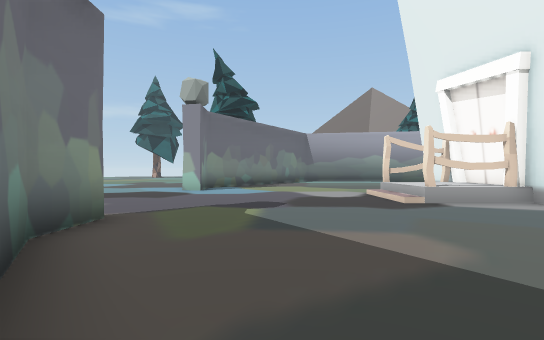
View 1 (above)

21 first-person views from a walk through a 3-D level made in the Unity game engine. The camera is 1.5 m above the floor, looks level and sees 85° across. The floor is counted in squares, 2 m on a side. Each view is taken from the middle of a square. On the plan, view 1 faces up. The plan holds only what a view shows up to about 10 squares ahead; the rest is blank. The place goes on beyond the plan. Some animated figures are not drawn.

View 2
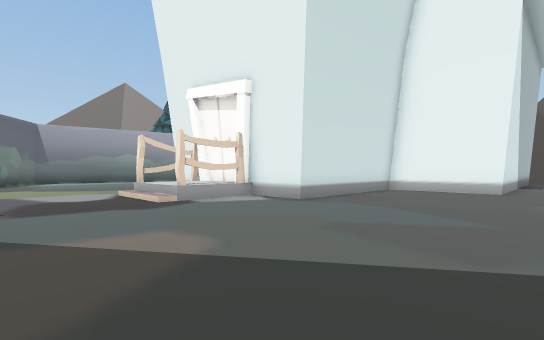

View 3
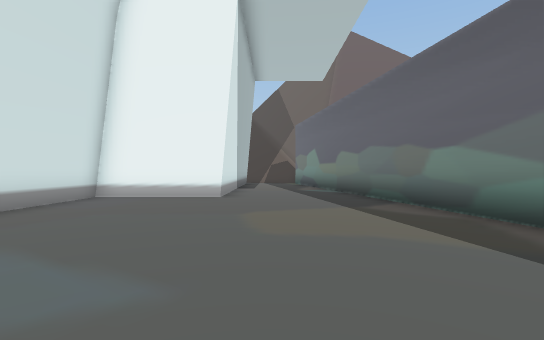

View 4
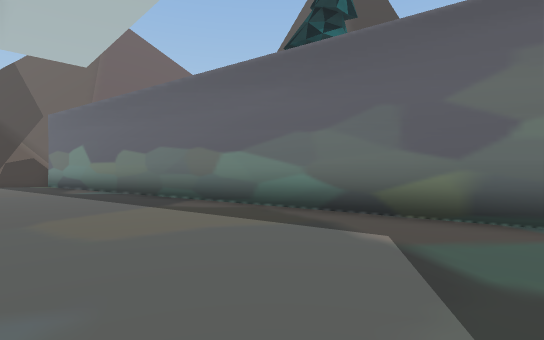

View 5
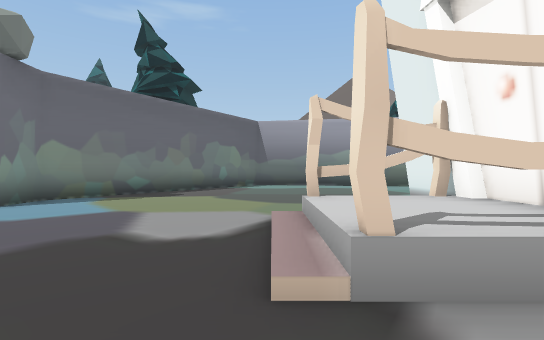

View 6
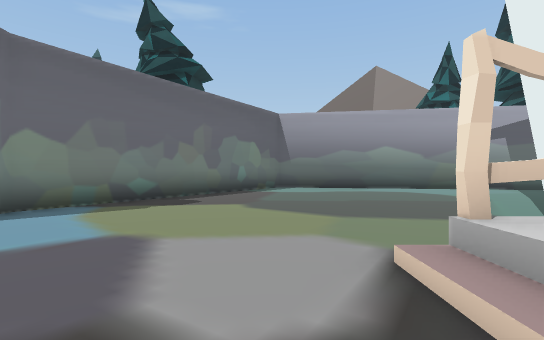

View 7
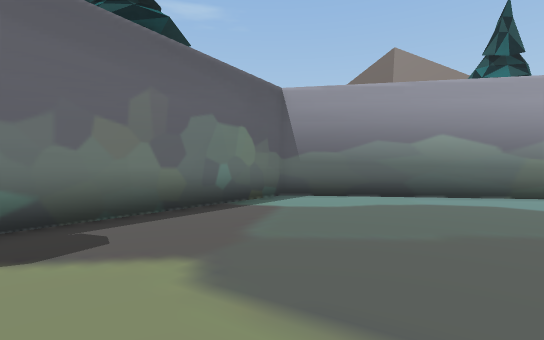

View 8
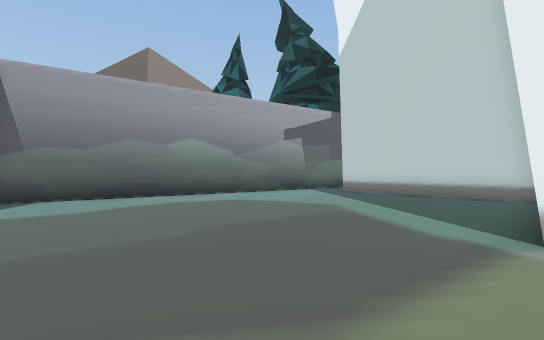

View 9
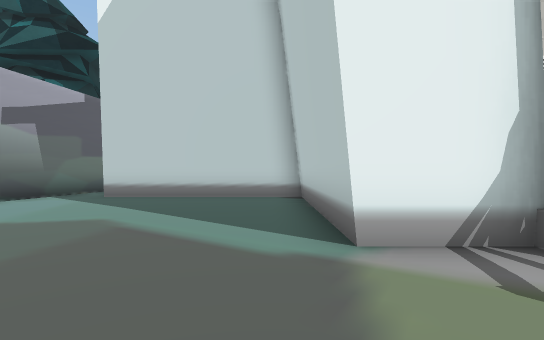

View 10
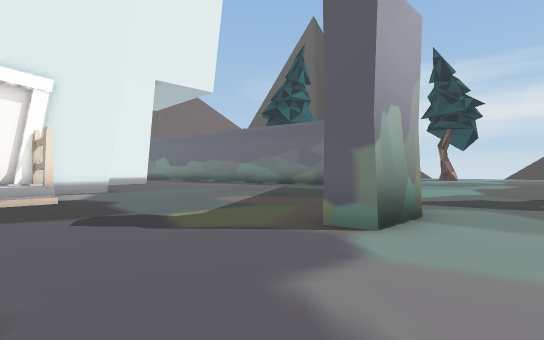

View 11
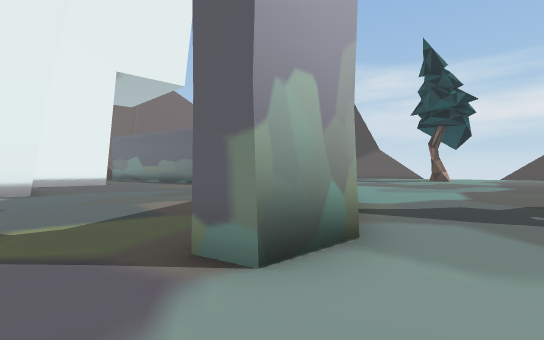

View 12
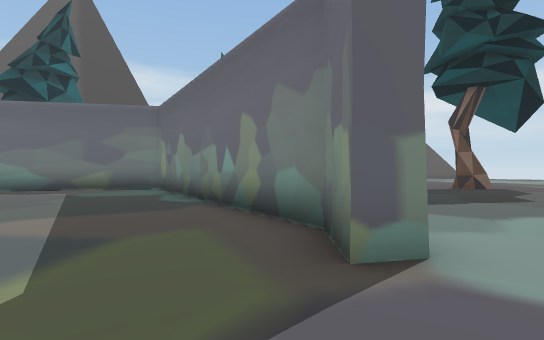

View 13
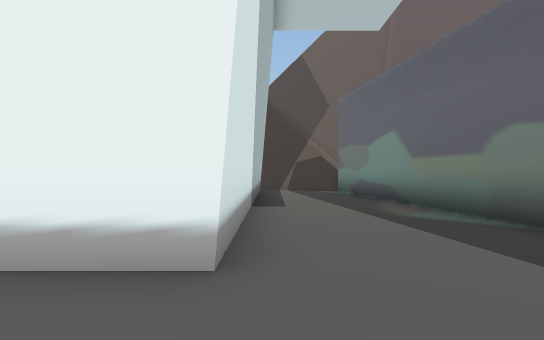

View 14
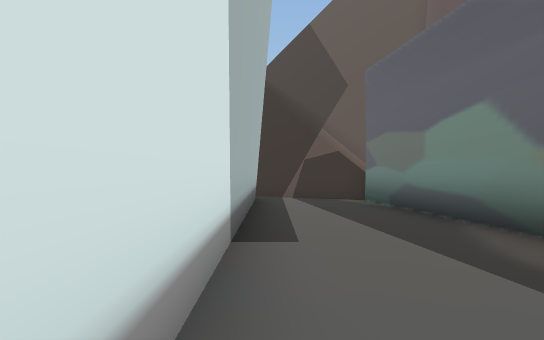

View 15
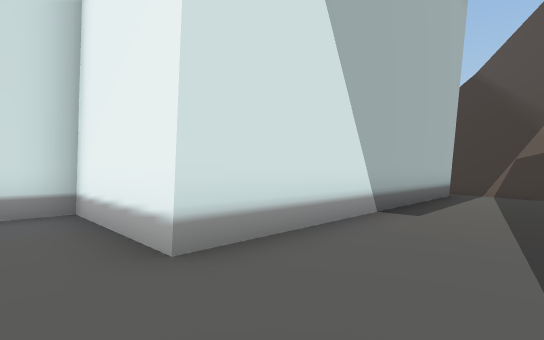

View 16
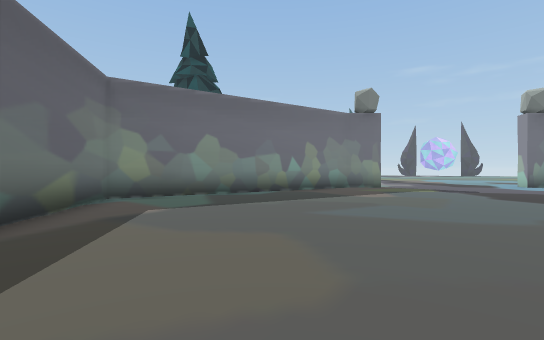

View 17
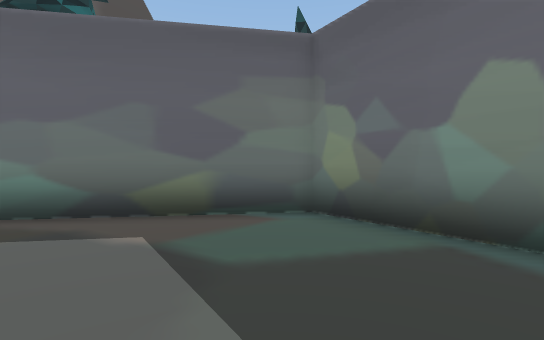

View 18
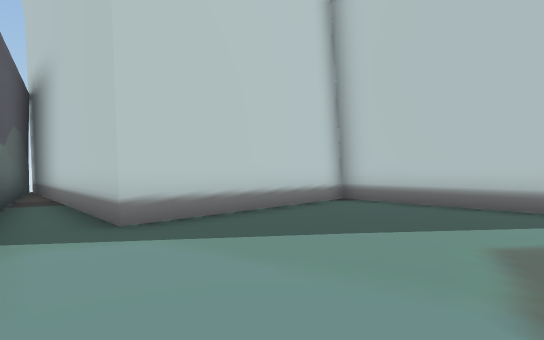

View 19
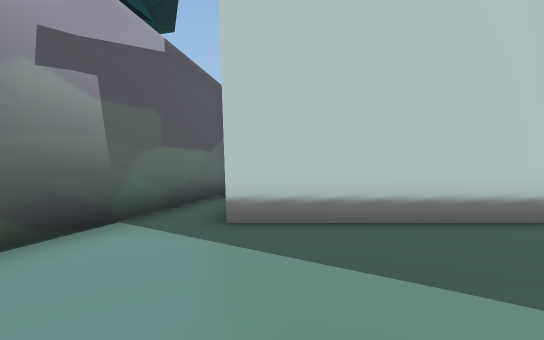

View 20
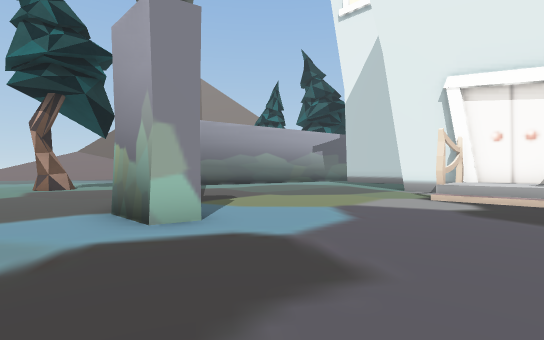

View 21
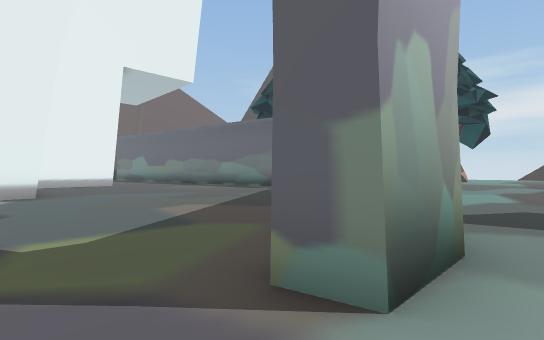

### Floor plan
Points are (right, up) in squares from view 1. A wall is a line through its corners. A room is listed if a view was taken in it or the views show most of it. See-through windows are left out.
Room 1 (views 1, 2, 3, 4, 5, 6, 7, 8, 9, 10, 11, 12, 13, 14, 15, 16, 17, 18, 19, 20, 21)
walls: (5.6, 8.9) (5.6, 9.3) (4.9, 9.3); (5.9, 7.1) (5.9, 9.3); (5.6, 6.7) (5.6, 7.2); (4, 6.8) (5.4, 6.8); (6, 6.7) (3.9, 6.7); (5.9, 9.4) (5.9, 11.2) (11.2, 11.2) (11.2, 16.7) (17, 16.7); (-2.5, 12.3) (-2.5, 10.8) (-3.2, 11) (-3.2, 12.6); (-3.3, 4.5) (-2.6, 4.6) (-2.6, 3.2) (2.3, -4.3) (19.3, -1.3); (19.7, 1.4) (11.2, 1.4) (11.2, 4.8) (5.9, 4.8) (5.9, 7); (18.7, 16.9) (2.3, 19.8) (-2.6, 12.3); (19.8, -1.5) (21, 1.9)
low walls: (19.5, -1.5) (20.7, 1.7)
ways out: opening at (-4.5, 5.5); opening at (-4.5, 15.5); opening at (20, 1)

Positions as (right, up) in squares from view 1, and headings:
1: (0, 0), facing up
2: (0, 0), facing up-right
3: (3, 0), facing right
4: (3, 1), facing down-right
5: (3, 5), facing up
6: (2, 7), facing up
7: (2, 11), facing up
8: (2, 11), facing up-right
9: (3, 12), facing right
10: (-5, 8), facing down-right
11: (-5, 6), facing down-right
12: (-2, 7), facing down
13: (9, 1), facing right
14: (12, 1), facing right
15: (10, -1), facing up-right
16: (10, 0), facing left
17: (3, 1), facing down
18: (7, 18), facing down-right
19: (7, 16), facing right
20: (-5, 7), facing up-right
21: (-4, 6), facing down-right
